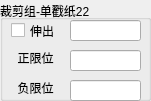
    <widget class="QGroupBox" name="Cylinder_35">
     <property name="geometry">
      <rect>
       <x>590</x>
       <y>340</y>
       <width>151</width>
       <height>101</height>
      </rect>
     </property>
     <property name="title">
      <string>裁剪组-单戳纸22</string>
     </property>
     <property name="alignment">
      <set>Qt::AlignLeading|Qt::AlignLeft|Qt::AlignVCenter</set>
     </property>
     <widget class="QCheckBox" name="check_OpenCylinder_35">
      <property name="geometry">
       <rect>
        <x>11</x>
        <y>21</y>
        <width>61</width>
        <height>19</height>
       </rect>
      </property>
      <property name="sizePolicy">
       <sizepolicy hsizetype="Minimum" vsizetype="Fixed">
        <horstretch>0</horstretch>
        <verstretch>0</verstretch>
       </sizepolicy>
      </property>
      <property name="text">
       <string>伸出</string>
      </property>
     </widget>
     <widget class="QLineEdit" name="lineEdit_CylinderCmd_35">
      <property name="geometry">
       <rect>
        <x>70</x>
        <y>20</y>
        <width>71</width>
        <height>21</height>
       </rect>
      </property>
      <property name="text">
       <string/>
      </property>
     </widget>
     <widget class="QLineEdit" name="lineEdit_CylinderPosStatus_35">
      <property name="geometry">
       <rect>
        <x>70</x>
        <y>50</y>
        <width>71</width>
        <height>21</height>
       </rect>
      </property>
      <property name="text">
       <string/>
      </property>
      <property name="alignment">
       <set>Qt::AlignCenter</set>
      </property>
     </widget>
     <widget class="QLabel" name="label_CylinderPosStatus_35">
      <property name="geometry">
       <rect>
        <x>10</x>
        <y>50</y>
        <width>51</width>
        <height>16</height>
       </rect>
      </property>
      <property name="text">
       <string>正限位</string>
      </property>
      <property name="alignment">
       <set>Qt::AlignCenter</set>
      </property>
     </widget>
     <widget class="QLineEdit" name="lineEdit_CylinderNegStatus_35">
      <property name="geometry">
       <rect>
        <x>70</x>
        <y>80</y>
        <width>71</width>
        <height>21</height>
       </rect>
      </property>
      <property name="text">
       <string/>
      </property>
      <property name="alignment">
       <set>Qt::AlignCenter</set>
      </property>
     </widget>
     <widget class="QLabel" name="label_CylinderNegStatus_35">
      <property name="geometry">
       <rect>
        <x>10</x>
        <y>80</y>
        <width>51</width>
        <height>16</height>
       </rect>
      </property>
      <property name="text">
       <string>负限位</string>
      </property>
      <property name="alignment">
       <set>Qt::AlignCenter</set>
      </property>
     </widget>
    </widget>
